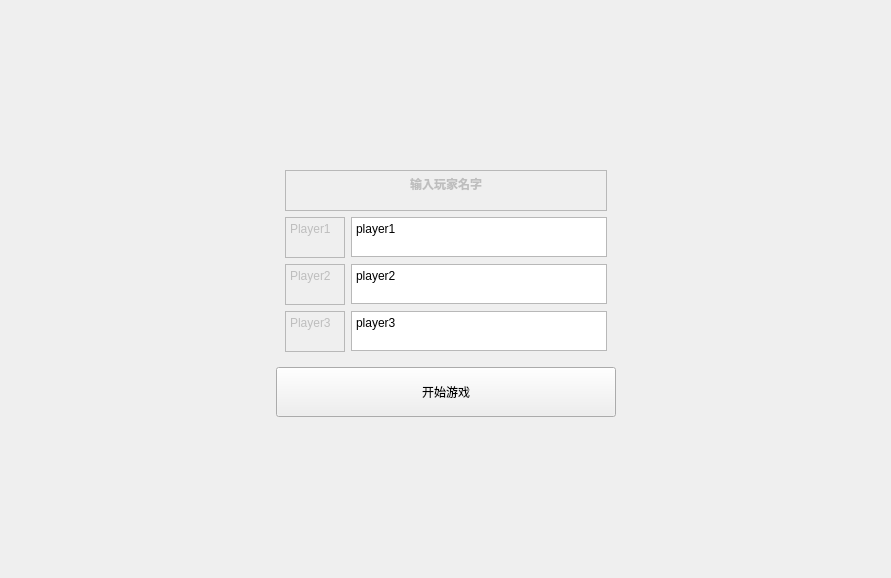
<?xml version="1.0" encoding="UTF-8"?>
<ui version="4.0">
 <class>MainWindow</class>
 <widget class="QWidget" name="MainWindow">
  <property name="geometry">
   <rect>
    <x>0</x>
    <y>0</y>
    <width>891</width>
    <height>578</height>
   </rect>
  </property>
  <property name="windowTitle">
   <string>斗地主1.0</string>
  </property>
  <property name="styleSheet">
   <string notr="true"/>
  </property>
  <layout class="QGridLayout" name="gridLayout_2">
   <item row="0" column="0">
    <widget class="QWidget" name="widget_3" native="true">
     <layout class="QGridLayout" name="gridLayout_3">
      <item row="0" column="1">
       <spacer name="verticalSpacer">
        <property name="orientation">
         <enum>Qt::Vertical</enum>
        </property>
        <property name="sizeHint" stdset="0">
         <size>
          <width>20</width>
          <height>134</height>
         </size>
        </property>
       </spacer>
      </item>
      <item row="1" column="0">
       <spacer name="horizontalSpacer">
        <property name="orientation">
         <enum>Qt::Horizontal</enum>
        </property>
        <property name="sizeHint" stdset="0">
         <size>
          <width>249</width>
          <height>20</height>
         </size>
        </property>
       </spacer>
      </item>
      <item row="1" column="1" rowspan="2" colspan="2">
       <widget class="QWidget" name="widget" native="true">
        <property name="maximumSize">
         <size>
          <width>16777215</width>
          <height>200</height>
         </size>
        </property>
        <layout class="QGridLayout" name="gridLayout">
         <item row="3" column="1">
          <widget class="QTextEdit" name="textEdit_3">
           <property name="maximumSize">
            <size>
             <width>16777215</width>
             <height>40</height>
            </size>
           </property>
           <property name="html">
            <string>&lt;!DOCTYPE HTML PUBLIC &quot;-//W3C//DTD HTML 4.0//EN&quot; &quot;http://www.w3.org/TR/REC-html40/strict.dtd&quot;&gt;
&lt;html&gt;&lt;head&gt;&lt;meta name=&quot;qrichtext&quot; content=&quot;1&quot; /&gt;&lt;meta charset=&quot;utf-8&quot; /&gt;&lt;style type=&quot;text/css&quot;&gt;
p, li { white-space: pre-wrap; }
hr { height: 1px; border-width: 0; }
li.unchecked::marker { content: &quot;\2610&quot;; }
li.checked::marker { content: &quot;\2612&quot;; }
&lt;/style&gt;&lt;/head&gt;&lt;body style=&quot; font-family:'Microsoft YaHei UI'; font-size:9pt; font-weight:400; font-style:normal;&quot;&gt;
&lt;p style=&quot; margin-top:0px; margin-bottom:0px; margin-left:0px; margin-right:0px; -qt-block-indent:0; text-indent:0px;&quot;&gt;player3&lt;/p&gt;&lt;/body&gt;&lt;/html&gt;</string>
           </property>
          </widget>
         </item>
         <item row="3" column="0">
          <widget class="QTextEdit" name="textEdit_6">
           <property name="enabled">
            <bool>false</bool>
           </property>
           <property name="maximumSize">
            <size>
             <width>60</width>
             <height>16777215</height>
            </size>
           </property>
           <property name="html">
            <string>&lt;!DOCTYPE HTML PUBLIC &quot;-//W3C//DTD HTML 4.0//EN&quot; &quot;http://www.w3.org/TR/REC-html40/strict.dtd&quot;&gt;
&lt;html&gt;&lt;head&gt;&lt;meta name=&quot;qrichtext&quot; content=&quot;1&quot; /&gt;&lt;meta charset=&quot;utf-8&quot; /&gt;&lt;style type=&quot;text/css&quot;&gt;
p, li { white-space: pre-wrap; }
hr { height: 1px; border-width: 0; }
li.unchecked::marker { content: &quot;\2610&quot;; }
li.checked::marker { content: &quot;\2612&quot;; }
&lt;/style&gt;&lt;/head&gt;&lt;body style=&quot; font-family:'Microsoft YaHei UI'; font-size:9pt; font-weight:400; font-style:normal;&quot;&gt;
&lt;p style=&quot; margin-top:0px; margin-bottom:0px; margin-left:0px; margin-right:0px; -qt-block-indent:0; text-indent:0px;&quot;&gt;Player3&lt;/p&gt;&lt;/body&gt;&lt;/html&gt;</string>
           </property>
          </widget>
         </item>
         <item row="1" column="0">
          <widget class="QTextEdit" name="textEdit_4">
           <property name="enabled">
            <bool>false</bool>
           </property>
           <property name="maximumSize">
            <size>
             <width>60</width>
             <height>16777215</height>
            </size>
           </property>
           <property name="html">
            <string>&lt;!DOCTYPE HTML PUBLIC &quot;-//W3C//DTD HTML 4.0//EN&quot; &quot;http://www.w3.org/TR/REC-html40/strict.dtd&quot;&gt;
&lt;html&gt;&lt;head&gt;&lt;meta name=&quot;qrichtext&quot; content=&quot;1&quot; /&gt;&lt;meta charset=&quot;utf-8&quot; /&gt;&lt;style type=&quot;text/css&quot;&gt;
p, li { white-space: pre-wrap; }
hr { height: 1px; border-width: 0; }
li.unchecked::marker { content: &quot;\2610&quot;; }
li.checked::marker { content: &quot;\2612&quot;; }
&lt;/style&gt;&lt;/head&gt;&lt;body style=&quot; font-family:'Microsoft YaHei UI'; font-size:9pt; font-weight:400; font-style:normal;&quot;&gt;
&lt;p align=&quot;justify&quot; style=&quot; margin-top:0px; margin-bottom:0px; margin-left:0px; margin-right:0px; -qt-block-indent:0; text-indent:0px;&quot;&gt;Player1&lt;/p&gt;&lt;/body&gt;&lt;/html&gt;</string>
           </property>
          </widget>
         </item>
         <item row="2" column="0">
          <widget class="QTextEdit" name="textEdit_5">
           <property name="enabled">
            <bool>false</bool>
           </property>
           <property name="maximumSize">
            <size>
             <width>60</width>
             <height>16777215</height>
            </size>
           </property>
           <property name="html">
            <string>&lt;!DOCTYPE HTML PUBLIC &quot;-//W3C//DTD HTML 4.0//EN&quot; &quot;http://www.w3.org/TR/REC-html40/strict.dtd&quot;&gt;
&lt;html&gt;&lt;head&gt;&lt;meta name=&quot;qrichtext&quot; content=&quot;1&quot; /&gt;&lt;meta charset=&quot;utf-8&quot; /&gt;&lt;style type=&quot;text/css&quot;&gt;
p, li { white-space: pre-wrap; }
hr { height: 1px; border-width: 0; }
li.unchecked::marker { content: &quot;\2610&quot;; }
li.checked::marker { content: &quot;\2612&quot;; }
&lt;/style&gt;&lt;/head&gt;&lt;body style=&quot; font-family:'Microsoft YaHei UI'; font-size:9pt; font-weight:400; font-style:normal;&quot;&gt;
&lt;p style=&quot; margin-top:0px; margin-bottom:0px; margin-left:0px; margin-right:0px; -qt-block-indent:0; text-indent:0px;&quot;&gt;Player2&lt;/p&gt;&lt;/body&gt;&lt;/html&gt;</string>
           </property>
          </widget>
         </item>
         <item row="1" column="1">
          <widget class="QTextEdit" name="textEdit">
           <property name="minimumSize">
            <size>
             <width>0</width>
             <height>20</height>
            </size>
           </property>
           <property name="maximumSize">
            <size>
             <width>16777215</width>
             <height>40</height>
            </size>
           </property>
           <property name="html">
            <string>&lt;!DOCTYPE HTML PUBLIC &quot;-//W3C//DTD HTML 4.0//EN&quot; &quot;http://www.w3.org/TR/REC-html40/strict.dtd&quot;&gt;
&lt;html&gt;&lt;head&gt;&lt;meta name=&quot;qrichtext&quot; content=&quot;1&quot; /&gt;&lt;meta charset=&quot;utf-8&quot; /&gt;&lt;style type=&quot;text/css&quot;&gt;
p, li { white-space: pre-wrap; }
hr { height: 1px; border-width: 0; }
li.unchecked::marker { content: &quot;\2610&quot;; }
li.checked::marker { content: &quot;\2612&quot;; }
&lt;/style&gt;&lt;/head&gt;&lt;body style=&quot; font-family:'Microsoft YaHei UI'; font-size:9pt; font-weight:400; font-style:normal;&quot;&gt;
&lt;p style=&quot; margin-top:0px; margin-bottom:0px; margin-left:0px; margin-right:0px; -qt-block-indent:0; text-indent:0px;&quot;&gt;player1&lt;/p&gt;&lt;/body&gt;&lt;/html&gt;</string>
           </property>
          </widget>
         </item>
         <item row="2" column="1">
          <widget class="QTextEdit" name="textEdit_2">
           <property name="maximumSize">
            <size>
             <width>16777215</width>
             <height>40</height>
            </size>
           </property>
           <property name="html">
            <string>&lt;!DOCTYPE HTML PUBLIC &quot;-//W3C//DTD HTML 4.0//EN&quot; &quot;http://www.w3.org/TR/REC-html40/strict.dtd&quot;&gt;
&lt;html&gt;&lt;head&gt;&lt;meta name=&quot;qrichtext&quot; content=&quot;1&quot; /&gt;&lt;meta charset=&quot;utf-8&quot; /&gt;&lt;style type=&quot;text/css&quot;&gt;
p, li { white-space: pre-wrap; }
hr { height: 1px; border-width: 0; }
li.unchecked::marker { content: &quot;\2610&quot;; }
li.checked::marker { content: &quot;\2612&quot;; }
&lt;/style&gt;&lt;/head&gt;&lt;body style=&quot; font-family:'Microsoft YaHei UI'; font-size:9pt; font-weight:400; font-style:normal;&quot;&gt;
&lt;p style=&quot; margin-top:0px; margin-bottom:0px; margin-left:0px; margin-right:0px; -qt-block-indent:0; text-indent:0px;&quot;&gt;player2&lt;/p&gt;&lt;/body&gt;&lt;/html&gt;</string>
           </property>
          </widget>
         </item>
         <item row="0" column="0" colspan="2">
          <widget class="QTextEdit" name="textEdit_7">
           <property name="enabled">
            <bool>false</bool>
           </property>
           <property name="html">
            <string>&lt;!DOCTYPE HTML PUBLIC &quot;-//W3C//DTD HTML 4.0//EN&quot; &quot;http://www.w3.org/TR/REC-html40/strict.dtd&quot;&gt;
&lt;html&gt;&lt;head&gt;&lt;meta name=&quot;qrichtext&quot; content=&quot;1&quot; /&gt;&lt;meta charset=&quot;utf-8&quot; /&gt;&lt;style type=&quot;text/css&quot;&gt;
p, li { white-space: pre-wrap; }
hr { height: 1px; border-width: 0; }
li.unchecked::marker { content: &quot;\2610&quot;; }
li.checked::marker { content: &quot;\2612&quot;; }
&lt;/style&gt;&lt;/head&gt;&lt;body style=&quot; font-family:'Microsoft YaHei UI'; font-size:9pt; font-weight:400; font-style:normal;&quot;&gt;
&lt;p align=&quot;center&quot; style=&quot; margin-top:0px; margin-bottom:0px; margin-left:0px; margin-right:0px; -qt-block-indent:0; text-indent:0px;&quot;&gt;&lt;span style=&quot; font-weight:700;&quot;&gt;输入玩家名字&lt;/span&gt;&lt;/p&gt;&lt;/body&gt;&lt;/html&gt;</string>
           </property>
          </widget>
         </item>
        </layout>
       </widget>
      </item>
      <item row="2" column="3">
       <spacer name="horizontalSpacer_2">
        <property name="orientation">
         <enum>Qt::Horizontal</enum>
        </property>
        <property name="sizeHint" stdset="0">
         <size>
          <width>248</width>
          <height>20</height>
         </size>
        </property>
       </spacer>
      </item>
      <item row="3" column="0">
       <spacer name="horizontalSpacer_3">
        <property name="orientation">
         <enum>Qt::Horizontal</enum>
        </property>
        <property name="sizeHint" stdset="0">
         <size>
          <width>249</width>
          <height>20</height>
         </size>
        </property>
       </spacer>
      </item>
      <item row="3" column="1" colspan="2">
       <widget class="QPushButton" name="pushButton">
        <property name="minimumSize">
         <size>
          <width>0</width>
          <height>50</height>
         </size>
        </property>
        <property name="text">
         <string>开始游戏</string>
        </property>
       </widget>
      </item>
      <item row="3" column="3">
       <spacer name="horizontalSpacer_4">
        <property name="orientation">
         <enum>Qt::Horizontal</enum>
        </property>
        <property name="sizeHint" stdset="0">
         <size>
          <width>248</width>
          <height>20</height>
         </size>
        </property>
       </spacer>
      </item>
      <item row="4" column="2">
       <spacer name="verticalSpacer_2">
        <property name="orientation">
         <enum>Qt::Vertical</enum>
        </property>
        <property name="sizeHint" stdset="0">
         <size>
          <width>20</width>
          <height>134</height>
         </size>
        </property>
       </spacer>
      </item>
     </layout>
    </widget>
   </item>
  </layout>
 </widget>
 <resources/>
 <connections/>
</ui>
